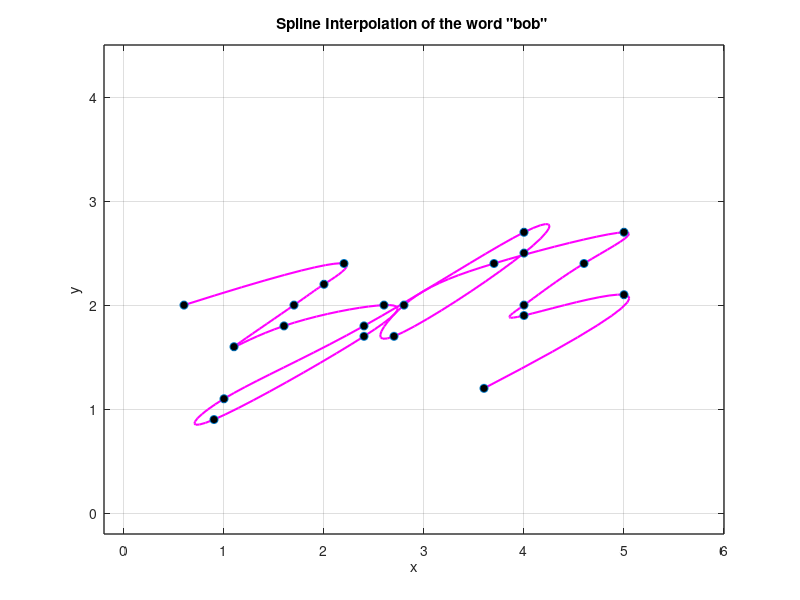

Write the MATLAB code that produced this figure.
% "bob" cursive plot retrieved from graph paper manually
x1 = [0.6 2.2 2.0 1.7 1.1 1.6 2.6 2.4 0.9 1.0 2.4 4.0 4.0 2.7 2.8 3.7 ...
    5.0 4.6 4.0 4.0 5.0 3.6];

y1 = [2.0 2.4 2.2 2.0 1.6 1.8 2.0 1.7 0.9 1.1 1.8 2.7 2.5 1.7 2.0 2.4 ...
    2.7 2.4 2.0 1.9 2.1 1.2];

n = length(x1);
t = 0:n-1; % Parametric coordinate t
tt = 0:0.1:n-1; % More dense coordinate tt for spline interpolation

 % Compute spline interpolation
 xx = spline(t, x1, tt);
 yy = spline(t, y1, tt);

 % Plot settings
 figure(1)
 plot(xx, yy, 'm', 'LineWidth', 1.5) % plot spline
 hold on
 plot(x1, y1, 'o', 'MarkerFaceColor', 'k') % plot data points
 axis([-0.2 6 -0.2 4.5])
 grid on
 title('Spline Interpolation of the word "bob" ')
 xlabel('x')
 ylabel('y')
 set(gca, 'FontSize', 10, 'LineWidth', 1)
 grid on